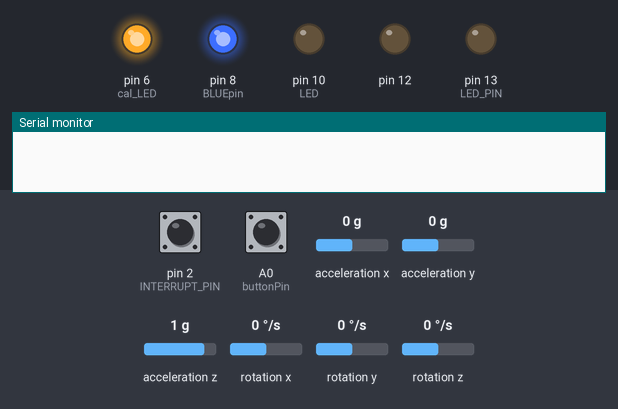
Bench run of a sketch on a simulated Arduino Uno, built with avr-gcc and run on an emulated ATmega328P. On the bench: output pins drawn as LEDs (lit = HIGH), the last lines printed to the serial monitor. Dashed ring = blinking. The test bench sets the inputs (shaded band); at power-on: A0 (buttonPin) LOW, rotation z 0 °/s, pin 2 (INTERRUPT_PIN) LOW, acceleration x 0 g, acceleration y 0 g, acceleration z 1 g, rotation x 0 °/s, rotation y 0 °/s. The sensor or clock chip raises its interrupt line as the real part does; no radio packets arrive unless stated.

Above: at 0.8 s.
0.9 s: A0 (buttonPin) pulled HIGH for 0.15 s
At 1.06 s:
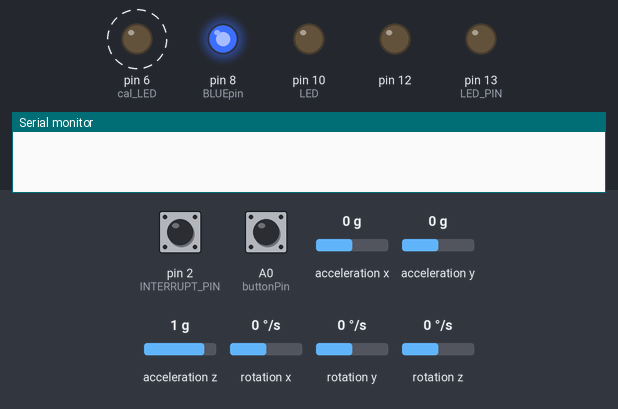
At 3.8 s:
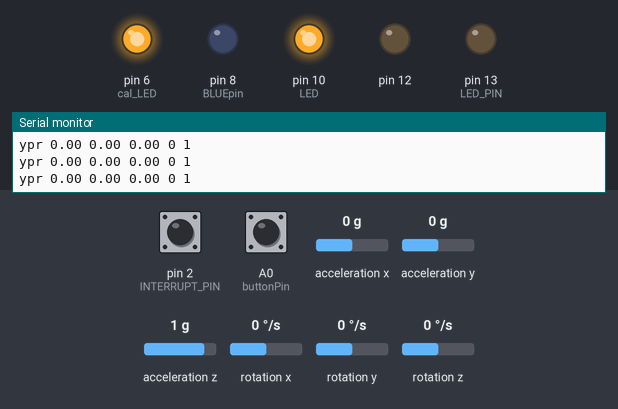
3.9 s: rotation z set to -100 °/s
Timing chart, 0 to 6.9 s (numbered marks = the images above; inputs shaded):
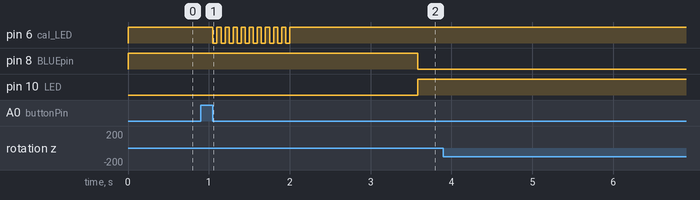

Measured:
- after the input at 0.9 s, pin 6 (cal_LED): alternates HIGH for 0.05 s and LOW for 0.05 s, 20 changes in all, then stays HIGH, starting after 0.15 s; pin 8 (BLUEpin): HIGH → LOW after 2.7 s; pin 10 (LED): LOW → HIGH after 2.7 s

The sketch:

Rajasthan_pointer.ino
```cpp
#include "I2Cdev.h"
#include "MPU6050_6Axis_MotionApps20.h"
#include <RH_ASK.h>
#include <SPI.h> // Not actually used but needed to compile

RH_ASK driver;
//#include "MPU6050.h" // not necessary if using MotionApps include file

// Arduino Wire library is required if I2Cdev I2CDEV_ARDUINO_WIRE implementation
// is used in I2Cdev.h
#if I2CDEV_IMPLEMENTATION == I2CDEV_ARDUINO_WIRE
    #include "Wire.h"
#endif

// class default I2C address is 0x68
// specific I2C addresses may be passed as a parameter here
// AD0 low = 0x68 (default for SparkFun breakout and InvenSense evaluation board)
// AD0 high = 0x69
MPU6050 mpu;
//MPU6050 mpu(0x69); // <-- use for AD0 high


int buffersize=100;     //Amount of readings used to average, make it higher to get more precision but sketch will be slower  (default:1000)
int acel_deadzone=8;     //Acelerometer error allowed, make it lower to get more precision, but sketch may not converge  (default:8)
int giro_deadzone=1;     //Giro error allowed, make it lower to get more precision, but sketch may not converge  (default:1)
int16_t ax, ay, az,gx, gy, gz;
int mean_ax,mean_ay,mean_az,mean_gx,mean_gy,mean_gz,state=0;
int ax_offset,ay_offset,az_offset,gx_offset,gy_offset,gz_offset;


#define OUTPUT_READABLE_YAWPITCHROLL


#define INTERRUPT_PIN 2  // use pin 2 on Arduino Uno & most boards
#define LED_PIN 13 // (Arduino is 13, Teensy is 11, Teensy++ is 6)
bool blinkState = false;

// MPU control/status vars
bool dmpReady = false;  // set true if DMP init was successful
uint8_t mpuIntStatus;   // holds actual interrupt status byte from MPU
uint8_t devStatus;      // return status after each device operation (0 = success, !0 = error)
uint16_t packetSize;    // expected DMP packet size (default is 42 bytes)
uint16_t fifoCount;     // count of all bytes currently in FIFO
uint8_t fifoBuffer[64]; // FIFO storage buffer

// orientation/motion vars
Quaternion q;           // [w, x, y, z]         quaternion container
VectorInt16 aa;         // [x, y, z]            accel sensor measurements
VectorInt16 aaReal;     // [x, y, z]            gravity-free accel sensor measurements
VectorInt16 aaWorld;    // [x, y, z]            world-frame accel sensor measurements
VectorFloat gravity;    // [x, y, z]            gravity vector
float ypr[3];           // [yaw, pitch, roll]   yaw/pitch/roll container and gravity vector


// ================================================================
// ===               INTERRUPT DETECTION ROUTINE                ===
// ================================================================

volatile bool mpuInterrupt = false;     // indicates whether MPU interrupt pin has gone high
void dmpDataReady() {
    mpuInterrupt = true;
}


// ================================================================
// ===                      INITIAL SETUP                       ===
// ================================================================
MPU6050 accelgyro(0x68);
int cal_LED = 6;
int buttonPin = A0;
int buttonState = 0;
int LED = 10;
int L = 0;

int REDpin = 10;
int BLUEpin = 8;
void setup() {

   if (!driver.init())
         Serial.println("init failed");


    pinMode(REDpin, OUTPUT);
    pinMode(BLUEpin, OUTPUT);
    digitalWrite(REDpin, LOW);
    digitalWrite(BLUEpin, HIGH);

    pinMode(buttonPin, INPUT);
    pinMode(cal_LED, OUTPUT);
    pinMode(LED,OUTPUT);
    pinMode(12,OUTPUT);
    digitalWrite(12,LOW);
    if(digitalRead(8)){
      digitalWrite(11,LOW);
    }
    int calib_state = 1;
    digitalWrite(cal_LED, HIGH);
    // join I2C bus (I2Cdev library doesn't do this automatically)
    #if I2CDEV_IMPLEMENTATION == I2CDEV_ARDUINO_WIRE
        Wire.begin();
        Wire.setClock(400000); // 400kHz I2C clock. Comment this line if having compilation difficulties
    #elif I2CDEV_IMPLEMENTATION == I2CDEV_BUILTIN_FASTWIRE
        Fastwire::setup(400, true);
    #endif

    // initialize serial communication
    // (115200 chosen because it is required for Teapot Demo output, but it's
    // really up to you depending on your project)
    Serial.begin(74880);
   // while (!Serial);
    calib_state = 1;
    while(calib_state){
      int buttonState = digitalRead(buttonPin);
      //Serial.println(buttonState);
      if (buttonState == HIGH) {
        calib_state = 0;
        while(buttonState == HIGH){
          buttonState = digitalRead(buttonPin);
          //Serial.println(buttonState);
          }
          for(int i = 0;i<10;++i){
            digitalWrite(cal_LED,LOW);
            delay(50);
            digitalWrite(cal_LED,HIGH);
            delay(50);
            }
          //init_calib();


        }

      }
    // NOTE: 8MHz or slower host processors, like the Teensy @ 3.3v or Ardunio
    // Pro Mini running at 3.3v, cannot handle this baud rate reliably due to
    // the baud timing being too misaligned with processor ticks. You must use
    // 38400 or slower in these cases, or use some kind of external separate
    // crystal solution for the UART timer.

    // initialize device
    Serial.println(F("Initializing I2C devices..."));
    mpu.initialize();
    pinMode(INTERRUPT_PIN, INPUT);

    // verify connection
    Serial.println(F("Testing device connections..."));
    Serial.println(mpu.testConnection() ? F("MPU6050 connection successful") : F("MPU6050 connection failed"));

    // wait for ready
    //Serial.println(F("\nSend any character to begin DMP programming and demo: "));
    //Serial.println(F("Calibrate"));
    /*while (Serial.available() && Serial.read()); // empty buffer
    while (!Serial.available());                 // wait for data
    while (Serial.available() && Serial.read()); // empty buffer again*/

    // load and configure the DMP
    Serial.println(F("Initializing DMP..."));
    devStatus = mpu.dmpInitialize();


    // supply your own gyro offsets here, scaled for min sensitivity
    //mpu.setXGyroOffset(gx_offset);
    //mpu.setYGyroOffset(gy_offset);
    //mpu.setZGyroOffset(gz_offset);
    //mpu.setZAccelOffset(az_offset);

     mpu.setXGyroOffset(11);
    mpu.setYGyroOffset(-60);
    mpu.setZGyroOffset(29);
    mpu.setZAccelOffset(12);
    Serial.println(gx_offset);
    Serial.println(gy_offset);
    Serial.println(gz_offset);// 1688 factory default for my test chip

    // make sure it worked (returns 0 if so)
    if (devStatus == 0) {
        // turn on the DMP, now that it's ready
        Serial.println(F("Enabling DMP..."));
        mpu.setDMPEnabled(true);

        // enable Arduino interrupt detection
        Serial.println(F("Enabling interrupt detection (Arduino external interrupt 0)..."));
        attachInterrupt(digitalPinToInterrupt(INTERRUPT_PIN), dmpDataReady, RISING);
        mpuIntStatus = mpu.getIntStatus();

        // set our DMP Ready flag so the main loop() function knows it's okay to use it
        Serial.println(F("DMP ready! Waiting for first interrupt..."));
        dmpReady = true;

        // get expected DMP packet size for later comparison
        packetSize = mpu.dmpGetFIFOPacketSize();
    } else {
        // ERROR!
        // 1 = initial memory load failed
        // 2 = DMP configuration updates failed
        // (if it's going to break, usually the code will be 1)
        Serial.print(F("DMP Initialization failed (code "));
        Serial.print(devStatus);
        Serial.println(F(")"));
    }

    // configure LED for output
    pinMode(LED_PIN, OUTPUT);
}
void init_calib(){
  accelgyro.initialize();


  // verify connection
  Serial.println(accelgyro.testConnection() ? "MPU6050 connection successful" : "MPU6050 connection failed");
  delay(500);
  // reset offsets
  accelgyro.setXAccelOffset(0);
  accelgyro.setYAccelOffset(0);
  accelgyro.setZAccelOffset(0);
  accelgyro.setXGyroOffset(0);
  accelgyro.setYGyroOffset(0);
  accelgyro.setZGyroOffset(0);
while(1){
  if (state==0){
    //Serial.println("\nReading sensors for first time...");
    meansensors();
    state++;
    delay(1000);
  }

  if (state==1) {
    //Serial.println("\nCalculating offsets...");
    calibration();
    state++;
    delay(1000);
  }

  if (state==2) {
    meansensors();
    digitalWrite(cal_LED,LOW);
    break;
  }

}
  }

void meansensors(){
  long i=0,buff_ax=0,buff_ay=0,buff_az=0,buff_gx=0,buff_gy=0,buff_gz=0;

  while (i<(buffersize+101)){
    // read raw accel/gyro measurements from device
    accelgyro.getMotion6(&ax, &ay, &az, &gx, &gy, &gz);

    if (i>100 && i<=(buffersize+100)){ //First 100 measures are discarded
      buff_ax=buff_ax+ax;
      buff_ay=buff_ay+ay;
      buff_az=buff_az+az;
      buff_gx=buff_gx+gx;
      buff_gy=buff_gy+gy;
      buff_gz=buff_gz+gz;
    }
    if (i==(buffersize+100)){
      mean_ax=buff_ax/buffersize;
      mean_ay=buff_ay/buffersize;
      mean_az=buff_az/buffersize;
      mean_gx=buff_gx/buffersize;
      mean_gy=buff_gy/buffersize;
      mean_gz=buff_gz/buffersize;
    }
    i++;
    delay(2); //Needed so we don't get repeated measures
  }
}

void calibration(){
  ax_offset=-mean_ax/8;
  ay_offset=-mean_ay/8;
  az_offset=(16384-mean_az)/8;

  gx_offset=-mean_gx/4;
  gy_offset=-mean_gy/4;
  gz_offset=-mean_gz/4;
  while (1){
    int ready=0;
    accelgyro.setXAccelOffset(ax_offset);
    accelgyro.setYAccelOffset(ay_offset);
    accelgyro.setZAccelOffset(az_offset);

    accelgyro.setXGyroOffset(gx_offset);
    accelgyro.setYGyroOffset(gy_offset);
    accelgyro.setZGyroOffset(gz_offset);

    meansensors();
    Serial.println("... ");

    if (abs(mean_ax)<=acel_deadzone) ready++;
    else ax_offset=ax_offset-mean_ax/acel_deadzone;

    if (abs(mean_ay)<=acel_deadzone) ready++;
    else ay_offset=ay_offset-mean_ay/acel_deadzone;

    if (abs(16384-mean_az)<=acel_deadzone) ready++;
    else az_offset=az_offset+(16384-mean_az)/acel_deadzone;

    if (abs(mean_gx)<=giro_deadzone) ready++;
    else gx_offset=gx_offset-mean_gx/(giro_deadzone+1);

    if (abs(mean_gy)<=giro_deadzone) ready++;
    else gy_offset=gy_offset-mean_gy/(giro_deadzone+1);

    if (abs(mean_gz)<=giro_deadzone) ready++;
    else gz_offset=gz_offset-mean_gz/(giro_deadzone+1);

    if (ready==6) break;
  }
}
// ================================================================
// ===                    MAIN PROGRAM LOOP                     ===
// ================================================================
int loopC = 0;
void loop() {

    // if programming failed, don't try to do anything
    if (!dmpReady) return;
buttonState = digitalRead(buttonPin);

    loopC++;
    if(loopC==50){
        digitalWrite(REDpin, HIGH);
        digitalWrite(BLUEpin, LOW);
      }
    // wait for MPU interrupt or extra packet(s) available
    while (!mpuInterrupt && fifoCount < packetSize) {
        // other program behavior stuff here
        // .
        // .
        // .
        // if you are really paranoid you can frequently test in between other
        // stuff to see if mpuInterrupt is true, and if so, "break;" from the
        // while() loop to immediately process the MPU data
        // .
        // .
        // .
    }

    // reset interrupt flag and get INT_STATUS byte
    mpuInterrupt = false;
    mpuIntStatus = mpu.getIntStatus();

    // get current FIFO count
    fifoCount = mpu.getFIFOCount();

    // check for overflow (this should never happen unless our code is too inefficient)
    if ((mpuIntStatus & 0x10) || fifoCount == 1024) {
        // reset so we can continue cleanly
        mpu.resetFIFO();
        //Serial.println(F("FIFO overflow!"));

    // otherwise, check for DMP data ready interrupt (this should happen frequently)
    } else if (mpuIntStatus & 0x02) {
        // wait for correct available data length, should be a VERY short wait
        while (fifoCount < packetSize) fifoCount = mpu.getFIFOCount();

        // read a packet from FIFO
        mpu.getFIFOBytes(fifoBuffer, packetSize);

        // track FIFO count here in case there is > 1 packet available
        // (this lets us immediately read more without waiting for an interrupt)
        fifoCount -= packetSize;


        #ifdef OUTPUT_READABLE_YAWPITCHROLL
            // display Euler angles in degrees
            mpu.dmpGetQuaternion(&q, fifoBuffer);
            mpu.dmpGetGravity(&gravity, &q);
            mpu.dmpGetYawPitchRoll(ypr, &q, &gravity);

            Serial.print("ypr ");
            Serial.print(ypr[0] * 180/M_PI);
            Serial.print(" ");
            Serial.print(ypr[1] * 180/M_PI);
            Serial.print(" ");
            Serial.print(ypr[2] * 180/M_PI);
            Serial.print(" ");
            Serial.print(buttonState);
            Serial.print(" ");
            Serial.print(1);
            Serial.println(" ");
            delay(10);
            /*char msg[35];
            char ypr_sx[7], ypr_sy[7], ypr_sz[7];
            dtostrf((ypr[0] * 180/M_PI), 5, 2, ypr_sx);
            dtostrf((ypr[1] * 180/M_PI), 5, 2, ypr_sy);
            dtostrf((ypr[2] * 180/M_PI), 5, 2, ypr_sz);
            sprintf(msg,"ypr %s %s %s %i 1 \0",ypr_sx, ypr_sy, ypr_sz, buttonState);
            //char *msg = "" + String() +" " + String(ypr[1] * 180/M_PI) +" " + String(ypr[2] * 180/M_PI) + " " + buttonState + " " + "1 ");
            /*for(int g = strlen(msg)-1; g< 50; ++g)
             msg[g] = ' ';
            Serial.println(msg);
            driver.send((uint8_t *)msg, 35);
            driver.waitPacketSent();*/
        #endif


    }
}
```
